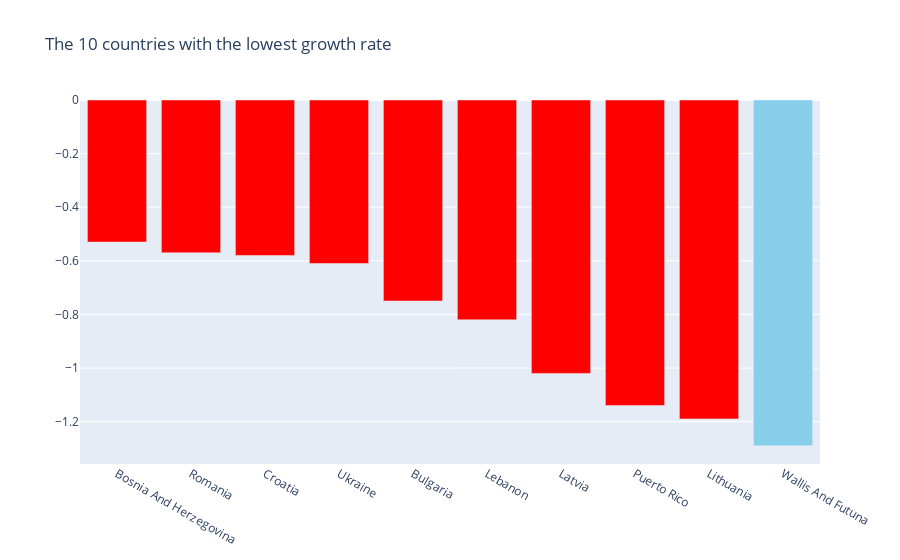

Write notebook code for a chart like this one.
### Code cell
colors = ['red'] * 10
colors[9] = 'skyblue'

fig = go.Figure(data=[go.Bar(
    x= least_10_country_growth['country'],
    y= least_10_country_growth['growth_rate'],
    marker_color=colors # marker color can be a single color value or an iterable
)])
fig.update_layout(title_text='The 10 countries with the lowest growth rate')

### Figure 1 — Plotly figure (JSON) as saved in the notebook; plotly's stock layout.template omitted (floating-point values rounded to 4 significant figures)
{"data": [{"marker": {"color": ["red", "red", "red", "red", "red", "red", "red", "red", "red", "skyblue"]}, "type": "bar", "x": ["Bosnia And Herzegovina", "Romania", "Croatia", "Ukraine", "Bulgaria", "Lebanon", "Latvia", "Puerto Rico", "Lithuania", "Wallis And Futuna"], "y": [-0.53, -0.57, -0.58, -0.61, -0.75, -0.82, -1.02, -1.14, -1.19, -1.29]}], "layout": {"title": {"text": "The 10 countries with the lowest growth rate"}}}
